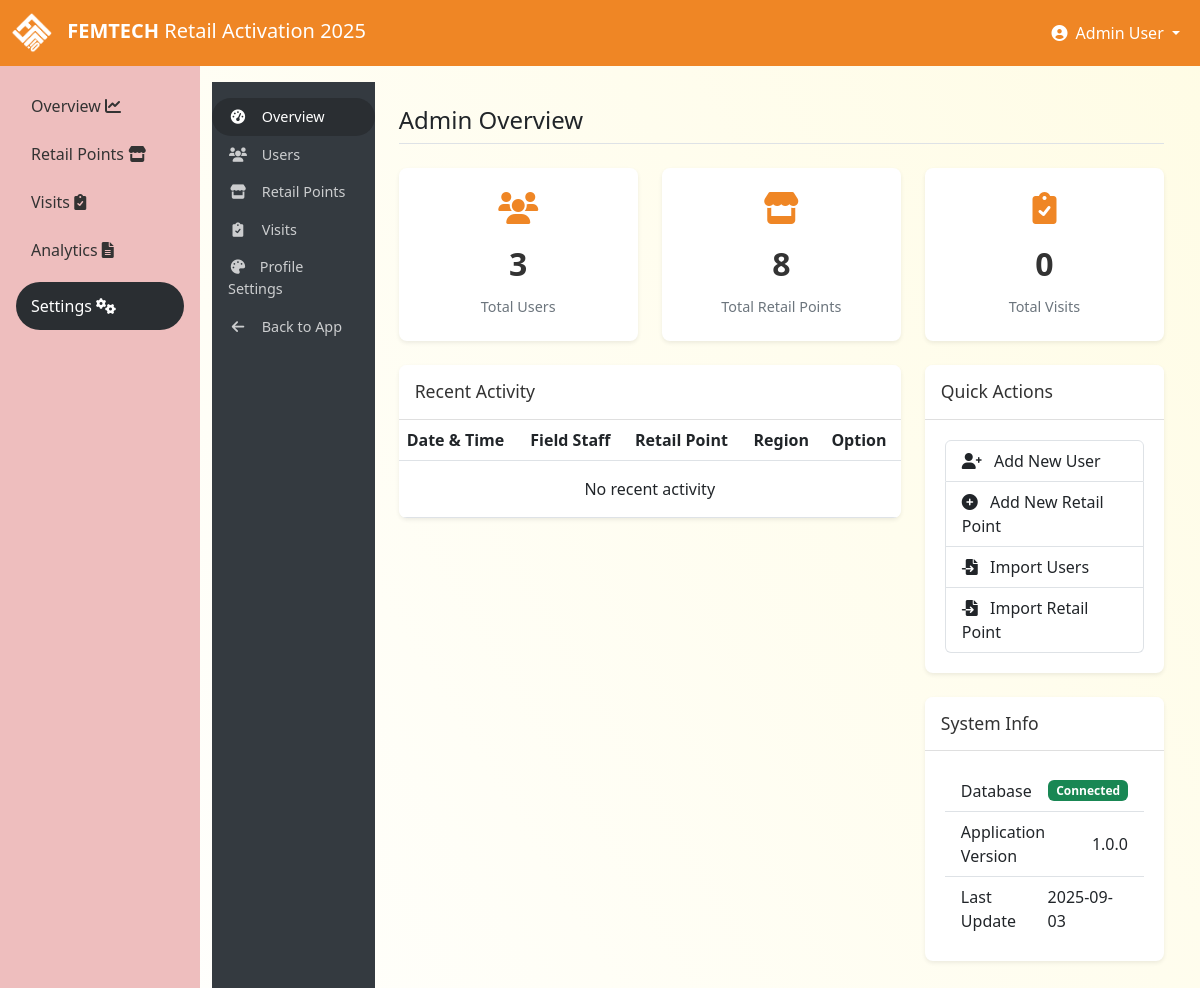
Page /admin/ (signed in) on the earlier database version.
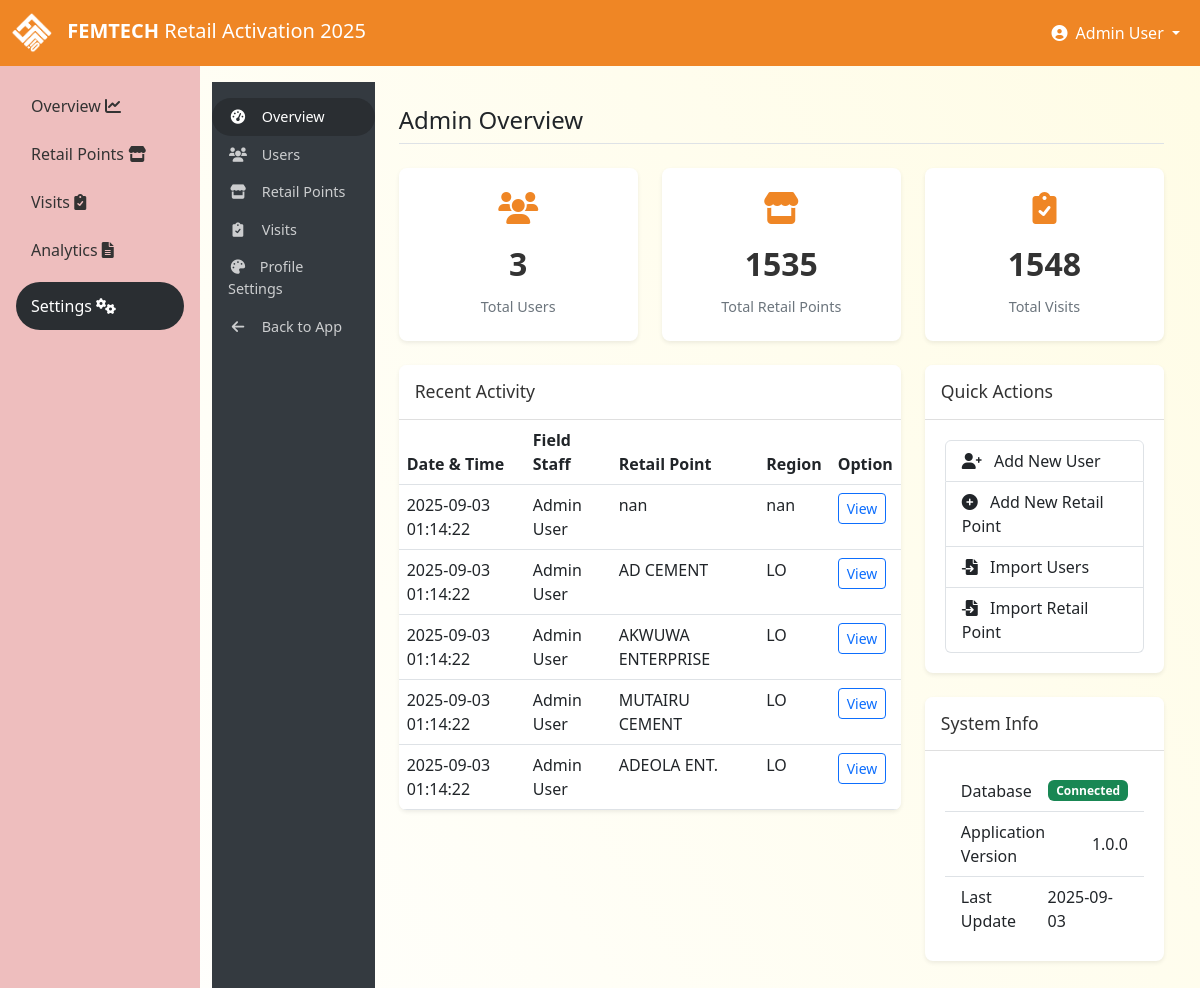
Same page on the later database version.
### tables this page shows
CREATE TABLE profile (
        id INTEGER PRIMARY KEY,
        company_name TEXT NOT NULL DEFAULT 'DANGOTE',
        app_title TEXT NOT NULL DEFAULT 'POSM Retail Activation 2025',
        primary_color TEXT NOT NULL DEFAULT '#fdcc03',
        secondary_color TEXT NOT NULL DEFAULT '#f8f9fa',
        accent_color TEXT NOT NULL DEFAULT '#343a40',
        logo_path TEXT DEFAULT 'img/dangote-logo.png',
        favicon_path TEXT DEFAULT 'img/favicon.png',
        company_address TEXT,
        company_phone TEXT,
        company_email TEXT,
        company_website TEXT,
        footer_text TEXT,
        created_at TEXT DEFAULT CURRENT_TIMESTAMP,
        updated_at TEXT DEFAULT CURRENT_TIMESTAMP
    );

CREATE TABLE users (
        id INTEGER PRIMARY KEY,
        username TEXT UNIQUE,
        password TEXT,
        full_name TEXT,
        role TEXT,
        region TEXT,
        state TEXT,
        lga TEXT
    , is_active INTEGER DEFAULT 1, created_at TEXT, updated_at TEXT, last_login TEXT, failed_login_attempts INTEGER DEFAULT 0, locked_until TEXT, email TEXT, phone TEXT);

CREATE TABLE executions (
        id INTEGER PRIMARY KEY,
        outlet_id INTEGER,
        agent_id INTEGER,
        execution_date TEXT,
        before_image TEXT,
        after_image TEXT,
        latitude REAL,
        longitude REAL,
        notes TEXT,
        products_available TEXT,
        execution_score REAL,
        status TEXT, before_image_thumbnail TEXT, after_image_thumbnail TEXT, created_at TEXT, updated_at TEXT, completion_time TEXT, review_status TEXT, reviewer_id INTEGER, review_notes TEXT, gps_accuracy REAL, device_info TEXT, upload_method TEXT,
        FOREIGN KEY (outlet_id) REFERENCES outlets (id),
        FOREIGN KEY (agent_id) REFERENCES users (id)
    );

CREATE TABLE outlets (
        id INTEGER PRIMARY KEY,
        urn TEXT UNIQUE,
        outlet_name TEXT,
        customer_name TEXT,
        address TEXT,
        phone TEXT,
        outlet_type TEXT,
        local_govt TEXT,
        state TEXT,
        region TEXT
    , is_active INTEGER DEFAULT 1, created_at TEXT, updated_at TEXT);

### app_admin.py (the view)
@admin_bp.route('/')
@admin_required
def admin_dashboard():
    stats, recent_activity = get_dashboard_stats()
    return render_template('admin/dashboard.html',
                         user_count=stats['user_count'],
                         outlet_count=stats['outlet_count'],
                         execution_count=stats['execution_count'],
                         recent_activity=recent_activity)

### app.py (called while the page is built)
def register_request_hooks(app):
    @app.before_request
    def before_request():
        app.logger.debug(f"Request: {request.method} {request.url} from {request.remote_addr}")
        import uuid
        request.id = str(uuid.uuid4())[:8]
    @app.after_request
    def after_request(response):
        app.logger.debug(f"Response: {response.status_code} for {request.method} {request.url}")
        response.headers['X-Request-ID'] = getattr(request, 'id', 'unknown')
        return response
    @app.teardown_appcontext
    def teardown_db(exception):
        if exception:
            app.logger.error(f"Request teardown with exception: {str(exception)}")

### app_admin.py (called while the page is built)
@contextmanager
def get_db_connection():
    conn = sqlite3.connect('maindatabase.db')
    conn.row_factory = sqlite3.Row
    try:
        yield conn
    except Exception:
        conn.rollback()
        raise
    finally:
        conn.close()

def admin_required(f):
    @functools.wraps(f)
    def decorated_function(*args, **kwargs):
        if 'user_id' not in session or session.get('role') != 'admin':
            flash('Admin access required', 'danger')
            return redirect(url_for('login'))
        return f(*args, **kwargs)
    return decorated_function

def get_dashboard_stats():
    with get_db_connection() as conn:
        c = conn.cursor()
        c.execute("""
        SELECT
            (SELECT COUNT(*) FROM users) as user_count,
            (SELECT COUNT(*) FROM outlets) as outlet_count,
            (SELECT COUNT(*) FROM executions) as execution_count
        """)
        stats = c.fetchone()
        c.execute("""
        SELECT e.id, e.execution_date, u.full_name as agent, o.outlet_name, o.region
        FROM executions e
        JOIN users u ON e.agent_id = u.id
        JOIN outlets o ON e.outlet_id = o.id
        ORDER BY e.execution_date DESC
        LIMIT 5
        """)
        recent_activity = c.fetchall()
        return dict(stats), recent_activity

### pykes/logging_config.py (called while the page is built)
    def format(self, record):
        if hasattr(record, 'request_id'):
            record.msg = f"[{record.request_id}] {record.msg}"
        log_color = self.COLORS.get(record.levelno, '')
        record.levelname = f"{log_color}{record.levelname}{self.RESET}"
        return super().format(record)

### templates/admin/dashboard.html (shortened to what this page needs)
{% extends 'admin/base_admin.html' %}
{% block admin_content %}
<h1 class="admin-title">Admin Overview</h1>
<div class="row">
    <div class="col-md-4">
        <div class="admin-dashboard-stat">
            <i class="fas fa-users"></i>
            <div class="stat-value">{{ user_count }}</div>
            <div class="stat-label">Total Users</div>
        </div>
    </div>
    <div class="col-md-4">
        <div class="admin-dashboard-stat">
            <i class="fas fa-store"></i>
            <div class="stat-value">{{ outlet_count }}</div>
            <div class="stat-label">Total Retail Points</div>
        </div>
    </div>
    <div class="col-md-4">
        <div class="admin-dashboard-stat">
            <i class="fas fa-clipboard-check"></i>
            <div class="stat-value">{{ execution_count }}</div>
            <div class="stat-label">Total Visits</div>
        </div>
    </div>
</div>
<div class="row">
    <div class="col-lg-8">
        <div class="card admin-card">
            <div class="card-header">
                <h5 class="card-title">Recent Activity</h5>
            </div>
            <div class="card-body p-0">
                <div class="table-responsive">
                    <table class="table table-hover mb-0">
                        <thead>
                            <tr>
                                <th>Date & Time</th>
                                <th>Field Staff</th>
                                <th>Retail Point</th>
                                <th>Region</th>
                                <th>Option</th>
                            </tr>
                        </thead>
                        <tbody>
                            {% for activity in recent_activity %}
                            <tr>
                                <td>{{ activity.execution_date }}</td>
                                <td>{{ activity.agent }}</td>
                                <td>{{ activity.outlet_name }}</td>
                                <td>{{ activity.region }}</td>
                                <td>
                                    <a href="{{ url_for('execution_detail', execution_id=activity.id) }}" class="btn btn-sm btn-outline-primary">
                                        View
                                    </a>
                                </td>
                            </tr>
                            {% else %}
                            <tr>
                                <td colspan="5" class="text-center py-3">No recent activity</td>
                            </tr>
                            {% endfor %}
                        </tbody>
                    </table>
                </div>
            </div>
        </div>
    </div>
    <div class="col-lg-4">
        <div class="card admin-card">
            <div class="card-header">
                <h5 class="card-title">Quick Actions</h5>
            </div>
            <div class="card-body">
                <div class="list-group">
                    <a href="{{ url_for('admin.user_new') }}" class="list-group-item list-group-item-action">
                        <i class="fas fa-user-plus me-2"></i> Add New User
                    </a>
                    <a href="{{ url_for('admin.outlet_new') }}" class="list-group-item list-group-item-action">
                        <i class="fas fa-plus-circle me-2"></i> Add New Retail Point
                    </a>
                    <a href="{{ url_for('admin.user_import') }}" class="list-group-item list-group-item-action">
                        <i class="fas fa-file-import me-2"></i> Import Users
                    </a>
                    <a href="{{ url_for('admin.outlet_import') }}" class="list-group-item list-group-item-action">
                        <i class="fas fa-file-import me-2"></i> Import Retail Point
                    </a>
                </div>
            </div>
        </div>
        <div class="card admin-card">
            <div class="card-header">
                <h5 class="card-title">System Info</h5>
            </div>
            <div class="card-body">
                <ul class="list-group list-group-flush">
                    <li class="list-group-item d-flex justify-content-between align-items-center">
                        <span>Database</span>
                        <span class="badge bg-success">Connected</span>
                    </li>
                    <li class="list-group-item d-flex justify-content-between align-items-center">
                        <span>Application Version</span>
                        <span>1.0.0</span>
                    </li>
                    <li class="list-group-item d-flex justify-content-between align-items-center">
                        <span>Last Update</span>
                        <span>{{ now.strftime('%Y-%m-%d') }}</span>
                    </li>
                </ul>
            </div>
        </div>
    </div>
</div>
{% endblock %}

### templates/admin/base_admin.html (shortened to what this page needs)
{% extends 'base.html' %}
{% block content %}
<div class="container-fluid p-0">
    <div class="row g-0">
        <div class="col-md-2 admin-sidebar">
            <ul class="nav flex-column">
                <li class="nav-item">
                    <a class="nav-link {% if request.path == url_for('admin.admin_dashboard') %}active{% endif %}" href="{{ url_for('admin.admin_dashboard') }}">
                        <i class="fas fa-tachometer-alt"></i> Overview
                    </a>
                </li>
                <li class="nav-item">
                    <a class="nav-link {% if '/admin/users' in request.path %}active{% endif %}" href="{{ url_for('admin.user_list') }}">
                        <i class="fas fa-users"></i> Users
                    </a>
                </li>
                <li class="nav-item">
                    <a class="nav-link {% if '/admin/outlets' in request.path %}active{% endif %}" href="{{ url_for('admin.outlet_list') }}">
                        <i class="fas fa-store"></i> Retail Points
                    </a>
                </li>
                <li class="nav-item">
                    <a class="nav-link {% if '/admin/executions' in request.path %}active{% endif %}" href="{{ url_for('admin.execution_list') }}">
                        <i class="fas fa-clipboard-check"></i> Visits
                    </a>
                </li>
                <li class="nav-item">
                    <a class="nav-link {{ 'active' if request.endpoint == 'admin.profile_settings' }}"
                       href="{{ url_for('admin.profile_settings') }}">
                        <i class="fas fa-palette me-2"></i> Profile Settings
                    </a>
                </li>
                <li class="nav-item">
                    <a class="nav-link" href="{{ url_for('index') }}">
                        <i class="fas fa-arrow-left"></i> Back to App
                    </a>
                </li>
            </ul>
        </div>
        <div class="col-md-10 admin-content">
            {% block admin_content %}{% endblock %}
        </div>
    </div>
</div>
{% endblock %}

### templates/base.html (shortened to what this page needs)
<!DOCTYPE html>
<html lang="en">
<head>
    <link href="https://cdn.jsdelivr.net/npm/bootstrap@5.3.0-alpha1/dist/css/bootstrap.min.css" rel="stylesheet">
    <link rel="stylesheet" href="https://cdnjs.cloudflare.com/ajax/libs/font-awesome/6.0.0/css/all.min.css">
</head>
<body>
    <nav class="navbar navbar-expand-lg navbar-dark bg-primary-dangote">
        <div class="container-fluid">
            <a class="navbar-brand" href="/">
                {% if profile.logo_path %}
                    <img src="{{ url_for('static', filename=profile.logo_path) }}" alt="{{ profile.company_name }} Logo" class="login-logo">
                {% else %}
                    <img src="{{ url_for('static', filename='img/dangote-logo.png') }}" alt="{{ profile.company_name }} Logo" class="login-logo">
                {% endif %}
                <span class="logo-text">{{ profile.company_name }}</span> <span class="d-none d-md-inline">{{ profile.app_title.split('POSM')[-1].strip() if 'POSM' in profile.app_title else 'Retail Activation 2025' }}</span>
            </a>
            <div class="collapse navbar-collapse" id="navbarNav">
                <ul class="navbar-nav ms-auto">
                    {% if session.user_id %}
                    <li class="nav-item dropdown">
                        <a class="nav-link dropdown-toggle text-white" href="#" id="navbarDropdown" role="button" data-bs-toggle="dropdown">
                            <i class="fas fa-user-circle me-1"></i> {{ session.full_name }}
                        </a>
                    </li>
                    {% endif %}
                </ul>
            </div>
        </div>
    </nav>
    <div class="container-fluid">
        <div class="row">
            {% if session.user_id %}
            <div class="col-md-2 sidebar p-0 d-none d-md-block">
                <div class="d-flex flex-column p-3">
                    <ul class="nav nav-pills flex-column mb-auto">
                        <li class="nav-item">
                            <a href="{{ url_for('index') }}" class="nav-link {% if request.path == url_for('index') %}active{% endif %}">
                                Overview  <i class="fas fa-chart-line me-2"></i>
                            </a>
                        </li>
                        <li class="nav-item">
                            <a href="{{ url_for('outlets') }}" class="nav-link {% if request.path == url_for('outlets') %}active{% endif %}">
                                Retail Points  <i class="fas fa-store me-2"></i>
                            </a>
                        </li>
                        <li class="nav-item">
                            <a href="{{ url_for('executions') }}" class="nav-link {% if request.path == url_for('executions') %}active{% endif %}">
                                Visits  <i class="fas fa-clipboard-check me-2"></i>
                            </a>
                        </li>
                        <li class="nav-item">
                            <a href="{{ url_for('reports') }}" class="nav-link {% if request.path == url_for('reports') %}active{% endif %}">
                                Analytics  <i class="fas fa-file-alt me-2"></i>
                            </a>
                        </li>
                        {% if session.role == 'admin' %}
                        <li class="nav-item mt-2">
                            <a href="{{ url_for('admin.admin_dashboard') }}" class="nav-link {% if '/admin' in request.path %}active{% endif %}">
                                Settings  <i class="fas fa-cogs me-2"></i>
                            </a>
                        </li>
                        {% endif %}
                    </ul>
                </div>
            </div>
            <div class="col-md-10 pt-3 main-content">
            {% else %}
            <div class="col-12 pt-3 main-content">
            {% endif %}
                {% block content %}{% endblock %}
            </div>
        </div>
    </div>
</body>
</html>

Differences in the rows shown:
now on this page (row unchanged): users: full_name "Admin User"
added executions: execution_date "2025-09-03 01:14:22", agent "Admin User", outlet_name "nan", region "nan"
added executions: execution_date "2025-09-03 01:14:22", agent "Admin User", outlet_name "AD CEMENT", region "LO"
added executions: execution_date "2025-09-03 01:14:22", agent "Admin User", outlet_name "AKWUWA ENTERPRISE", region "LO"
added executions: execution_date "2025-09-03 01:14:22", agent "Admin User", outlet_name "MUTAIRU CEMENT", region "LO"
added executions: execution_date "2025-09-03 01:14:22", agent "Admin User", outlet_name "ADEOLA ENT.", region "LO"
Other differences:
{{ outlet_count }}: "8" → "1535"
{{ execution_count }}: "0" → "1548"
{{ session.full_name }}: "Admin User" → (not shown)
text no longer shown: "No recent activity"
